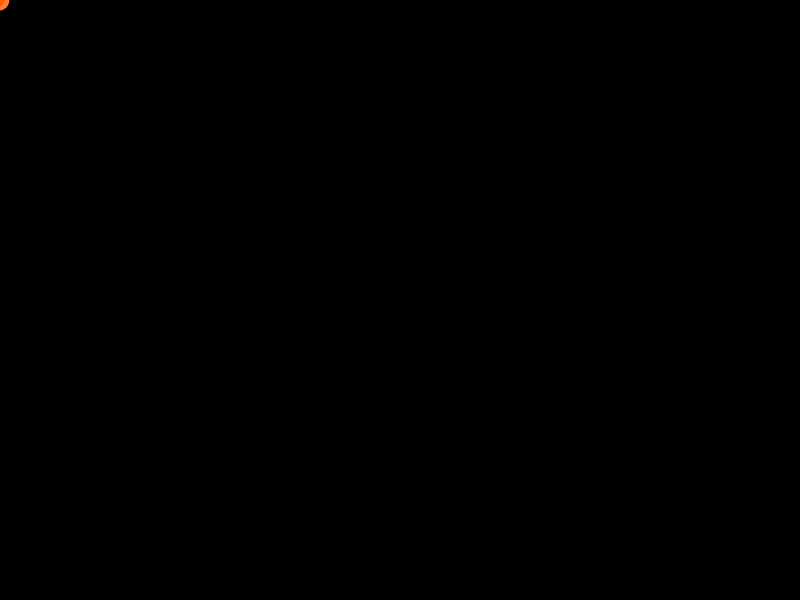
Frame 1 (no input)
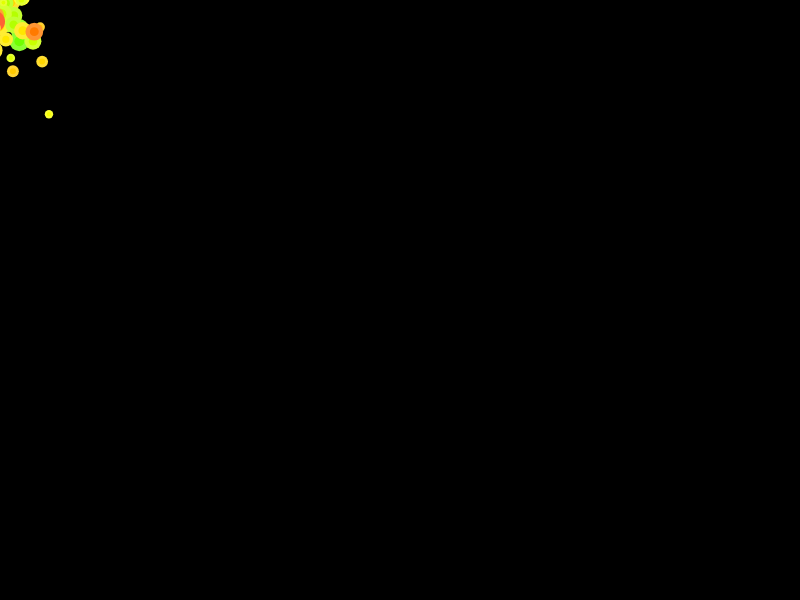
Frame 60 (no input)
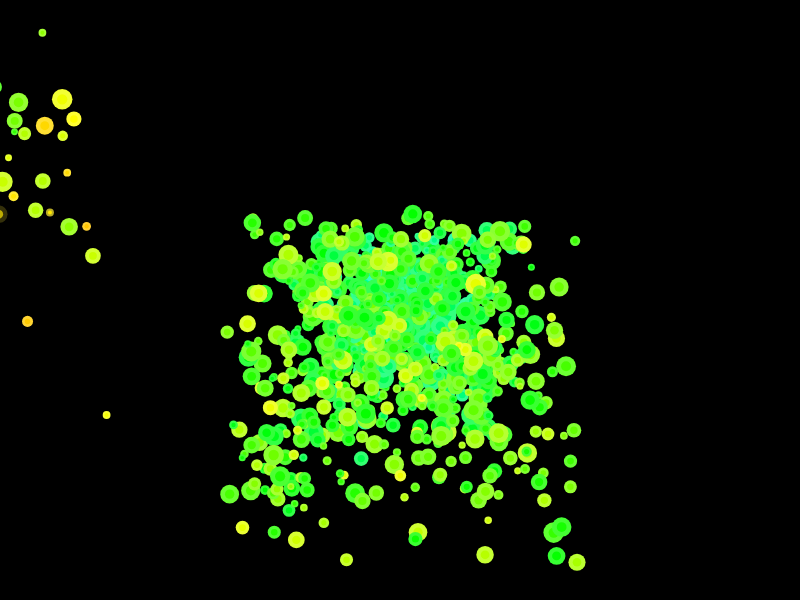
Frame 120 (the mouse pressed at the canvas centre since frame 60)

The p5.js sketch that drew these frames (run headless with seeded random() and noise() and a simulated clock; from frame 60 on, the mouse is pressed at the canvas centre):

// p5.js sketch
// ── sketch.js
let particles = [];
let trailMode = 1; // 1=Normal, 2=Waves, 3=Spiral, 4=Fire
let lastMouseX = 0;
let lastMouseY = 0;
let speed = 0;

function setup() {
  createCanvas(800, 600);
  colorMode(HSB, 360, 100, 100);
  noStroke();
  background(0);
}

function draw() {
  // Fading background (lower alpha = longer trails)
  background(0, 0, 0, 10);

  // Calculate mouse speed for dynamic effects
  speed = dist(mouseX, mouseY, lastMouseX, lastMouseY);
  lastMouseX = mouseX;
  lastMouseY = mouseY;

  // Add new particles
  if (mouseIsPressed && mouseButton === LEFT) {
    createExplosion(mouseX, mouseY, 20); // Big burst on click
  } else {
    createParticles(mouseX, mouseY, max(1, speed * 0.2));
  }

  // Update and draw particles
  for (let i = particles.length - 1; i >= 0; i--) {
    particles[i].update();
    particles[i].display();
    if (particles[i].alpha <= 0) {
      particles.splice(i, 1);
    }
  }
}

function createParticles(x, y, count) {
  for (let i = 0; i < count; i++) {
    particles.push(new Particle(x, y));
  }
}

function createExplosion(x, y, count) {
  for (let i = 0; i < count; i++) {
    particles.push(new Particle(x, y, true));
  }
}

function mousePressed() {
  if (mouseButton === RIGHT) {
    background(0); // Clear trail on right-click
  }
}

function keyPressed() {
  if (key >= '1' && key <= '4') {
    trailMode = parseInt(key);
  }
}

// ---- PARTICLE CLASS ----
class Particle {
  constructor(x, y, isExplosion = false) {
    this.x = x;
    this.y = y;
    this.size = random(5, 15);
    this.baseSize = this.size;
    
    // Different behaviors per mode
    switch (trailMode) {
      case 1: // Normal
        this.speedX = random(-1, 1);
        this.speedY = random(-1, 1);
        break;
      case 2: // Wave
        this.speedX = cos(frameCount * 0.1 + x) * 0.5;
        this.speedY = sin(frameCount * 0.1 + y) * 0.5;
        break;
      case 3: // Spiral
        this.angle = atan2(y - height/2, x - width/2);
        this.speedX = cos(this.angle + frameCount * 0.05) * 1.5;
        this.speedY = sin(this.angle + frameCount * 0.05) * 1.5;
        break;
      case 4: // Fire
        this.speedX = random(-0.5, 0.5);
        this.speedY = random(-3, -1); // Rising
        break;
    }
    
    // Explosion effect
    if (isExplosion) {
      this.speedX *= 3;
      this.speedY *= 3;
      this.size *= 1.5;
    }
    
    this.hue = (frameCount + random(60)) % 360; // Shifting colors
    this.alpha = 100;
    this.decayRate = random(0.3, 1.5);
  }

  update() {
    this.x += this.speedX;
    this.y += this.speedY;
    
    // Gravity (mode-dependent)
    if (trailMode !== 4) this.speedY += 0.05;
    
    // Pulsing size
    this.size = this.baseSize * (0.8 + sin(frameCount * 0.1) * 0.2);
    
    // Fade out
    this.alpha -= this.decayRate;
  }

  display() {
    // Glow effect
    fill(this.hue, 80, 100, this.alpha * 0.3);
    ellipse(this.x, this.y, this.size * 2);
    
    // Main particle
    fill(this.hue, 100, 100, this.alpha);
    ellipse(this.x, this.y, this.size);
  }
}
